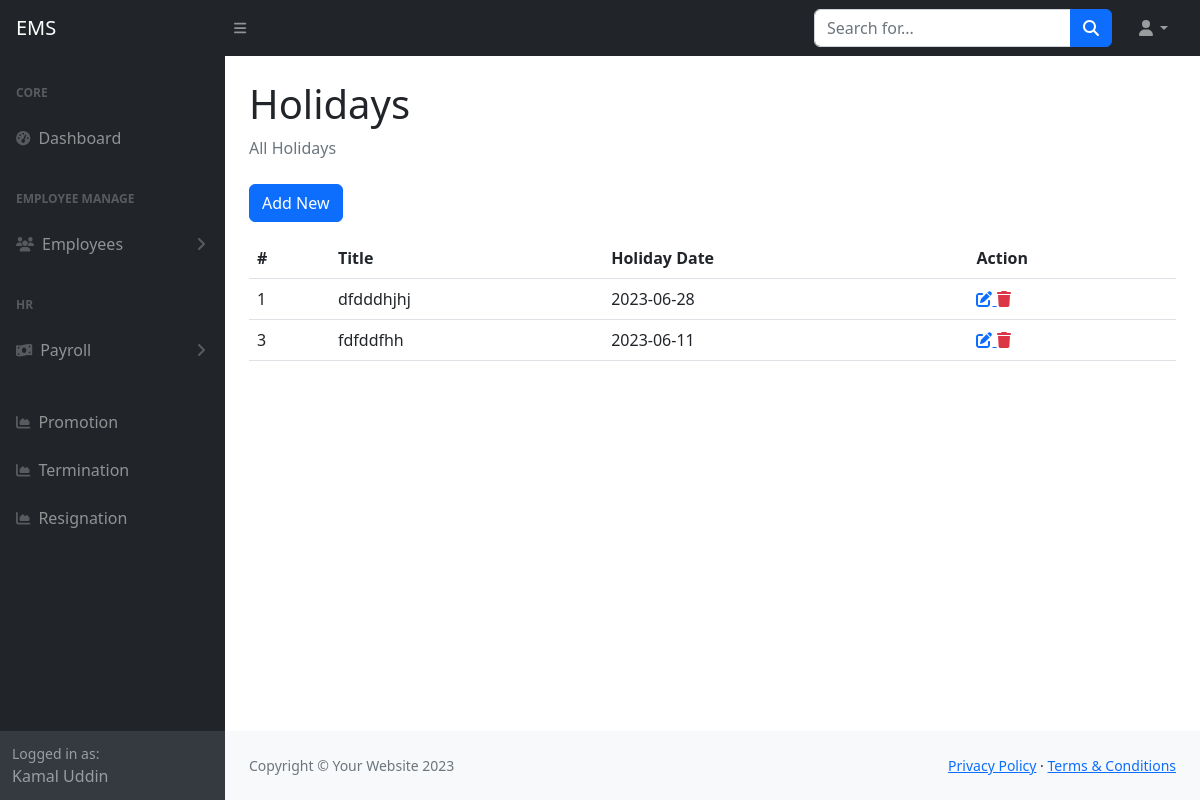
Page /holidays_list.php (signed in) on the earlier database version.
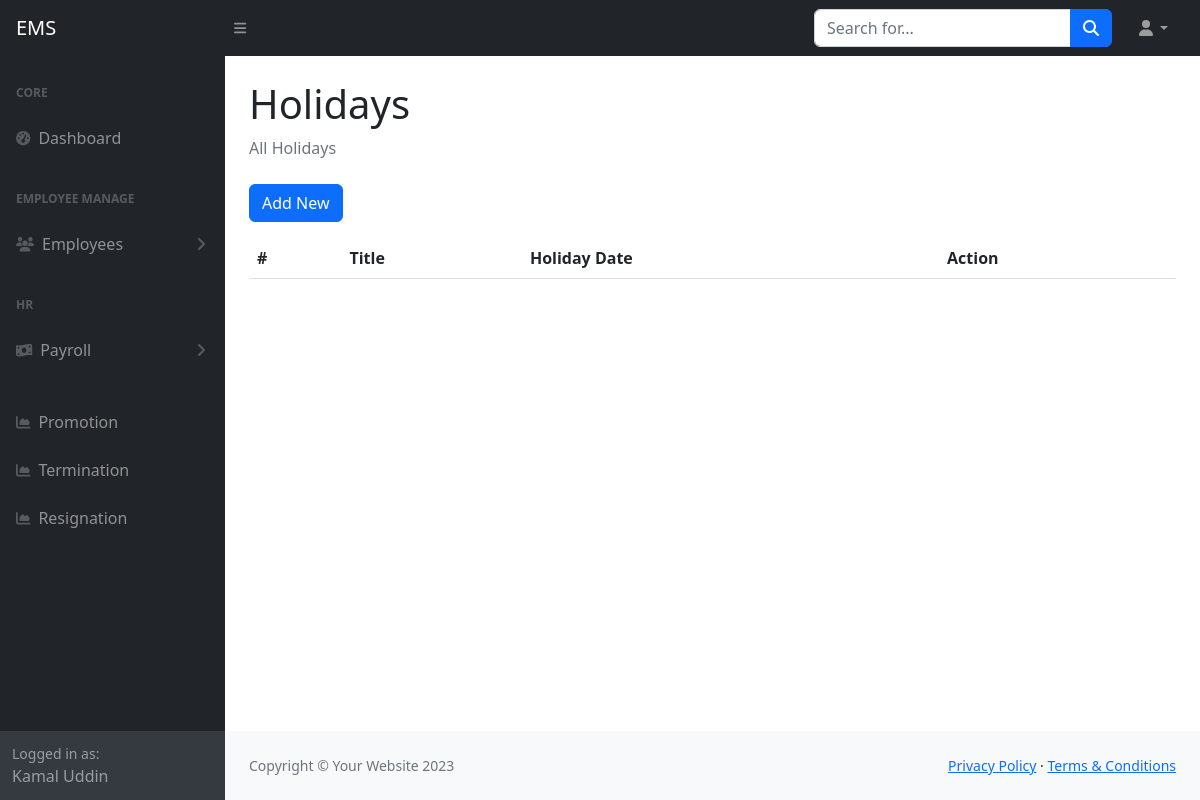
Same page on the later database version.
### tables this page shows
CREATE TABLE `tbl_holidays` (
  `id` int(11) NOT NULL,
  `holiday_name` varchar(255) DEFAULT NULL,
  `holiday_date` date DEFAULT NULL,
  `created_at` datetime NOT NULL,
  `created_by` varchar(255) NOT NULL,
  `updated_at` datetime DEFAULT NULL,
  `updated_by` varchar(255) NOT NULL,
  `deleted_at` datetime DEFAULT NULL
);

### include/settings.php (called while the page is built)
<?php
    $base_url="http://localhost/employee/";
    require_once('class/crud.php');
    $mysqli=new crud;
?>

### class/crud.php (called while the page is built, shortened)
<?php
    class crud{
        private $host='localhost';
        private $user='root';
        private $password='';
        private $database='employee';
        private $connection;
        public function __construct(){
            $this->connection=new mysqli($this->host,$this->user,$this->password,$this->database);
        }
        public function common_select($table,$fields='*',$condition=false,$sort_field=false,$sort='ASC'){
            $result=array();
            $error=false;
            $sql="select $fields from $table where deleted_at is null ";
            $rs=$this->connection->query($sql);
            if($rs){
                if($rs->num_rows > 0){
                    while($r=$rs->fetch_object()){
                        array_push($result,$r);
                    }
                }
            }else{
                $error=$this->connection->error;
            }
            $return = array('data'=>$result,'error'=>$error);
            return $return;
        }
    }
?>

### holidays_list.php (the view)
<?php require_once('include/header.php') ?>
<?php require_once('include/sidebar.php') ?>
<div class="container-fluid px-4">
    <h1 class="mt-4">Holidays</h1>
    <ol class="breadcrumb mb-4">
        <li class="breadcrumb-item active">All Holidays</li>
    </ol>
    <a href="holiday_add.php"
    button type="submit" class="btn btn-primary mb-3">Add New</a>
    <table class="table">
        <tr>
            <th>#</th>
            <th>Title</th>
            <th>Holiday Date</th>
            <th>Action</th>
        </tr>
        <?php
                  $data=$mysqli->common_select('tbl_holidays');
               if(!$data['error']){
                    foreach($data['data'] as $d){
                ?>
        <tr>
            <td><?= $d->id ?></td>
            <td><?= $d->holiday_name ?></td>
            <td><?= $d->holiday_date?></td>
            <td>
                <a title="Update" href="<?= $base_url?>holidays_edit.php?id=<?= $d->id ?>">
                            <i class="fa fa-edit"></i>
                </a>
                <a title="Delete" class="text-danger" href="holidays_delete.php?id=<?= $d->id ?>">
                            <i class="fa fa-trash"></i>
                </a>
            </td>
        </tr>
        <?php
        }
                  }
                  ?>
    </table>
</div>
<?php require_once('include/footer.php') ?>

Differences in the rows shown:
removed tbl_holidays: id "1", holiday_name "dfdddhjhj", holiday_date "2023-06-28"
removed tbl_holidays: id "3", holiday_name "fdfddfhh", holiday_date "2023-06-11"
